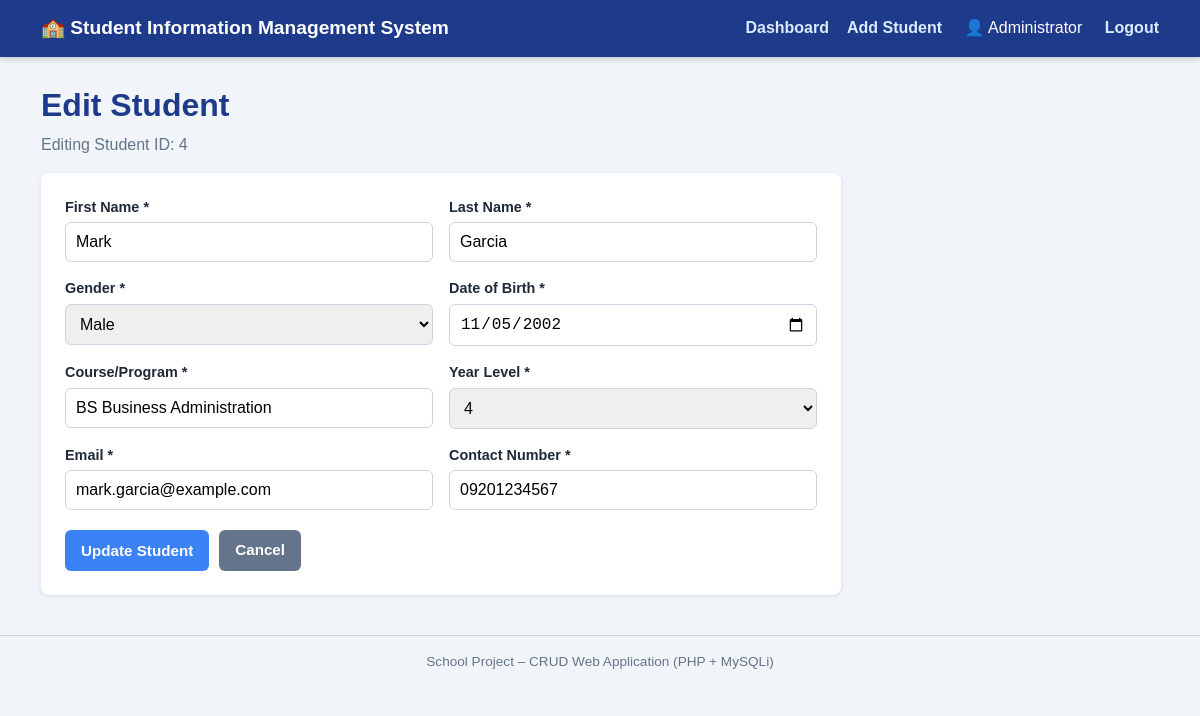
Page /edit.php?id=4 (signed in) on the committed database.
### tables this page shows
CREATE TABLE students (
    student_id INT AUTO_INCREMENT PRIMARY KEY,
    first_name VARCHAR(50) NOT NULL,
    last_name VARCHAR(50) NOT NULL,
    gender VARCHAR(20) NOT NULL,
    date_of_birth DATE NOT NULL,
    course VARCHAR(100) NOT NULL,
    year_level INT NOT NULL,
    email VARCHAR(100) NOT NULL,
    contact_number VARCHAR(30) NOT NULL
);

### db.php (the view, shortened to what this page needs)
<?php
function student_form($d, $action, $button) {
    $h = fn($v) => htmlspecialchars((string)$v, ENT_QUOTES, 'UTF-8');
    $genders = ['Male','Female','Other'];
    ob_start(); ?>
    <form method="post" action="<?= $h($action) ?>" id="studentForm" novalidate>
      <div class="form-grid">
        <div class="field"><label for="first_name">First Name *</label>
          <input type="text" id="first_name" name="first_name" maxlength="50" value="<?= $h($d['first_name']) ?>"></div>
        <div class="field"><label for="last_name">Last Name *</label>
          <input type="text" id="last_name" name="last_name" maxlength="50" value="<?= $h($d['last_name']) ?>"></div>
        <div class="field"><label for="gender">Gender *</label>
          <select id="gender" name="gender"><option value="">-- Select --</option>
          <?php foreach ($genders as $g): ?>
            <option value="<?= $g ?>" <?= $d['gender'] === $g ? 'selected' : '' ?>><?= $g ?></option>
          <?php endforeach; ?></select></div>
        <div class="field"><label for="date_of_birth">Date of Birth *</label>
          <input type="date" id="date_of_birth" name="date_of_birth" value="<?= $h($d['date_of_birth']) ?>"></div>
        <div class="field"><label for="course">Course/Program *</label>
          <input type="text" id="course" name="course" maxlength="100" value="<?= $h($d['course']) ?>"></div>
        <div class="field"><label for="year_level">Year Level *</label>
          <select id="year_level" name="year_level"><option value="">-- Select --</option>
          <?php for ($i = 1; $i <= 6; $i++): ?>
            <option value="<?= $i ?>" <?= (string)$d['year_level'] === (string)$i ? 'selected' : '' ?>><?= $i ?></option>
          <?php endfor; ?></select></div>
        <div class="field"><label for="email">Email *</label>
          <input type="email" id="email" name="email" maxlength="100" value="<?= $h($d['email']) ?>"></div>
        <div class="field"><label for="contact_number">Contact Number *</label>
          <input type="text" id="contact_number" name="contact_number" maxlength="30" value="<?= $h($d['contact_number']) ?>"></div>
      </div>
      <div class="form-actions">
        <button type="submit" class="btn btn-primary"><?= $h($button) ?></button>
        <a href="index.php" class="btn btn-secondary">Cancel</a>
      </div>
    </form>
    <?php return ob_get_clean();
}
function page_header($title) { ?>
<!DOCTYPE html>
<html lang="en">
<head>
  <link rel="stylesheet" href="style.css">
</head>
<body>
<header class="site-header">
  <div class="container header-inner">
    <a class="brand" href="index.php">&#127979; Student Information Management System</a>
    <nav><a href="index.php">Dashboard</a><a href="add.php">Add Student</a>
      <span class="user-tag">&#128100; <?= htmlspecialchars($_SESSION['full_name'] ?? '') ?></span>
      <a href="logout.php">Logout</a></nav>
  </div>
</header>
<main class="container">
<?php }
function page_footer() { ?>
</main>
<footer class="site-footer">School Project &ndash; CRUD Web Application (PHP + MySQLi)</footer>
</body>
</html>
<?php }

### style.css (style rules this page uses)
:root { --blue:#1e3a8a; --blue-light:#3b82f6; --green:#16a34a; --red:#dc2626; --amber:#d97706; --bg:#f1f5f9; --text:#1f2937; }
* { box-sizing: border-box; }
body { margin:0; font-family: Arial, Helvetica, sans-serif; background:var(--bg); color:var(--text); line-height:1.5; }
.container { max-width:1150px; margin:0 auto; padding:0 16px; }
main.container { padding-top:24px; padding-bottom:40px; min-height:70vh; }
.site-header { background:var(--blue); color:#fff; box-shadow:0 2px 6px rgba(0,0,0,.2); }
.header-inner { display:flex; justify-content:space-between; align-items:center; flex-wrap:wrap; padding:14px 16px; gap:8px; }
.brand { color:#fff; text-decoration:none; font-size:1.2rem; font-weight:bold; }
nav a { color:#dbeafe; text-decoration:none; margin-left:18px; font-weight:bold; }
.btn { display:inline-block; padding:9px 16px; border:none; border-radius:6px; cursor:pointer; font-size:.95rem; font-weight:bold; text-decoration:none; color:#fff; }
.btn-primary { background:var(--blue-light); }
.btn-secondary { background:#64748b; }
.form-grid { display:grid; grid-template-columns:1fr 1fr; gap:16px; }
.field label { display:block; font-weight:bold; margin-bottom:4px; font-size:.9rem; }
.field input, .field select { width:100%; padding:10px; border:1px solid #cbd5e1; border-radius:6px; font-size:1rem; }
.form-actions { margin-top:20px; display:flex; gap:10px; }
.site-footer { text-align:center; padding:16px; color:#64748b; font-size:.85rem; border-top:1px solid #cbd5e1; }
.user-tag { color:#fff; margin-left:18px; }

### rows in the picture
students: first_name "Mark", last_name "Garcia", gender "Male", date_of_birth "11/05/2002", course "BS Business Administration", year_level "4", email "mark.garcia@example.com", contact_number "09201234567"

### other values in the picture
$_SESSION['full_name'] "Administrator"
$id "4"
$h($button) "Update Student"
